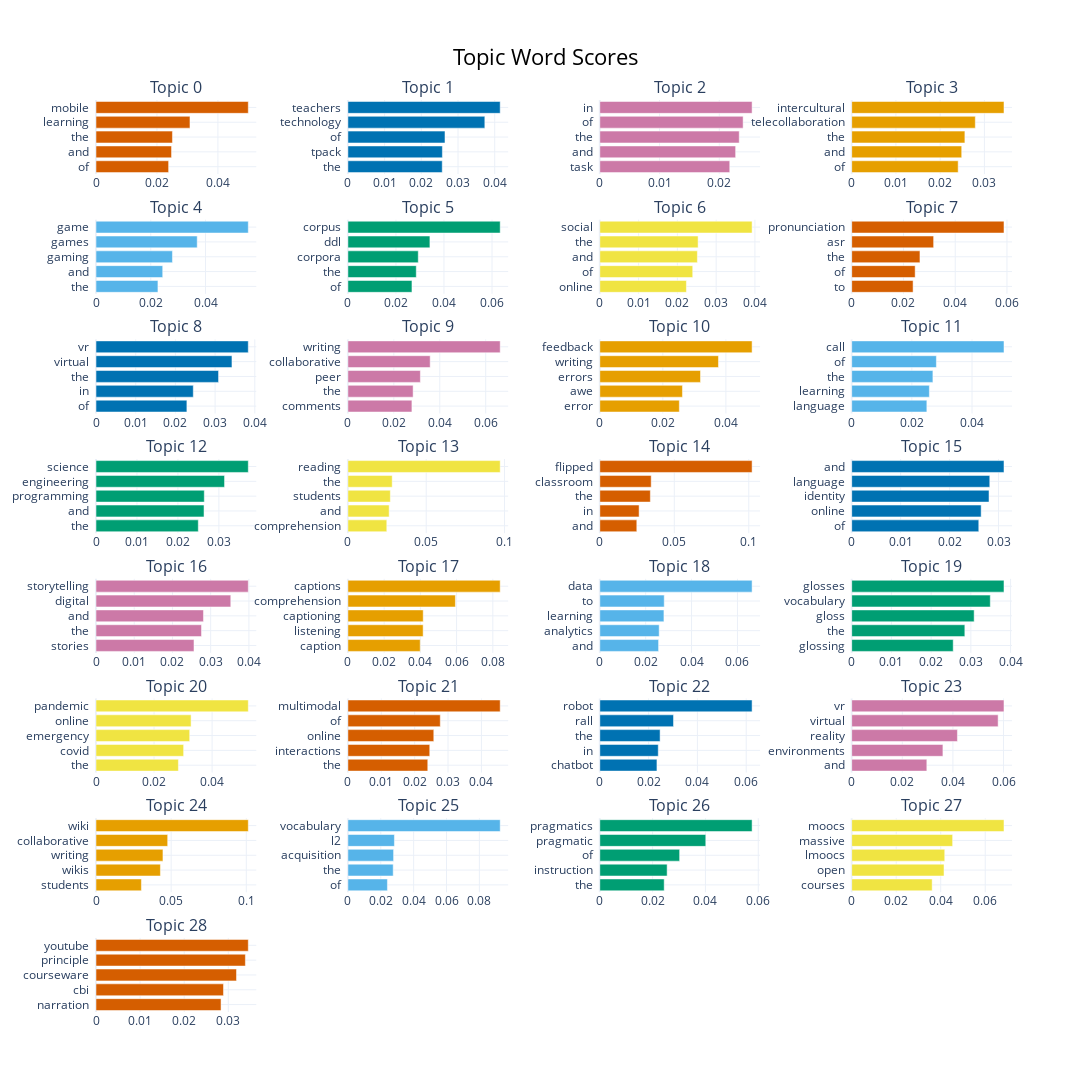

Write notebook code for a chart like this one.
### Code cell
topics_to_include = list(range(0, 29))
model.visualize_barchart(topics= topics_to_include, width=300)

### Figure 1 — Plotly figure (JSON) as saved in the notebook; plotly's stock layout.template omitted (floating-point values rounded to 4 significant figures)
{"data": [{"marker": {"color": "#D55E00"}, "orientation": "h", "type": "bar", "x": [0.02383, 0.02479, 0.02509, 0.03083, 0.04997], "xaxis": "x", "y": ["of  ", "and  ", "the  ", "learning  ", "mobile  "], "yaxis": "y"}, {"marker": {"color": "#0072B2"}, "orientation": "h", "type": "bar", "x": [0.0257, 0.02574, 0.02645, 0.0373, 0.04149], "xaxis": "x2", "y": ["the  ", "tpack  ", "of  ", "technology  ", "teachers  "], "yaxis": "y2"}, {"marker": {"color": "#CC79A7"}, "orientation": "h", "type": "bar", "x": [0.02176, 0.02274, 0.02334, 0.024, 0.0255], "xaxis": "x3", "y": ["task  ", "and  ", "the  ", "of  ", "in  "], "yaxis": "y3"}, {"marker": {"color": "#E69F00"}, "orientation": "h", "type": "bar", "x": [0.02407, 0.02487, 0.02559, 0.02795, 0.03443], "xaxis": "x4", "y": ["of  ", "and  ", "the  ", "telecollaboration  ", "intercultural  "], "yaxis": "y4"}, {"marker": {"color": "#56B4E9"}, "orientation": "h", "type": "bar", "x": [0.02262, 0.02437, 0.02792, 0.03697, 0.05562], "xaxis": "x5", "y": ["the  ", "and  ", "gaming  ", "games  ", "game  "], "yaxis": "y5"}, {"marker": {"color": "#009E73"}, "orientation": "h", "type": "bar", "x": [0.02667, 0.02846, 0.02929, 0.03414, 0.0634], "xaxis": "x6", "y": ["of  ", "the  ", "corpora  ", "ddl  ", "corpus  "], "yaxis": "y6"}, {"marker": {"color": "#F0E442"}, "orientation": "h", "type": "bar", "x": [0.02234, 0.02396, 0.02516, 0.02535, 0.03927], "xaxis": "x7", "y": ["online  ", "of  ", "and  ", "the  ", "social  "], "yaxis": "y7"}, {"marker": {"color": "#D55E00"}, "orientation": "h", "type": "bar", "x": [0.02372, 0.02452, 0.02638, 0.03166, 0.05884], "xaxis": "x8", "y": ["to  ", "of  ", "the  ", "asr  ", "pronunciation  "], "yaxis": "y8"}, {"marker": {"color": "#0072B2"}, "orientation": "h", "type": "bar", "x": [0.02289, 0.02451, 0.03087, 0.03425, 0.03836], "xaxis": "x9", "y": ["of  ", "in  ", "the  ", "virtual  ", "vr  "], "yaxis": "y9"}, {"marker": {"color": "#CC79A7"}, "orientation": "h", "type": "bar", "x": [0.02788, 0.02839, 0.03155, 0.03582, 0.06631], "xaxis": "x10", "y": ["comments  ", "the  ", "peer  ", "collaborative  ", "writing  "], "yaxis": "y10"}, {"marker": {"color": "#E69F00"}, "orientation": "h", "type": "bar", "x": [0.02523, 0.02622, 0.03194, 0.03765, 0.04831], "xaxis": "x11", "y": ["error  ", "awe  ", "errors  ", "writing  ", "feedback  "], "yaxis": "y11"}, {"marker": {"color": "#56B4E9"}, "orientation": "h", "type": "bar", "x": [0.02498, 0.02582, 0.02699, 0.02815, 0.05062], "xaxis": "x12", "y": ["language  ", "learning  ", "the  ", "of  ", "call  "], "yaxis": "y12"}, {"marker": {"color": "#009E73"}, "orientation": "h", "type": "bar", "x": [0.02497, 0.02637, 0.02644, 0.03138, 0.03718], "xaxis": "x13", "y": ["the  ", "and  ", "programming  ", "engineering  ", "science  "], "yaxis": "y13"}, {"marker": {"color": "#F0E442"}, "orientation": "h", "type": "bar", "x": [0.02483, 0.02634, 0.0271, 0.02829, 0.09724], "xaxis": "x14", "y": ["comprehension  ", "and  ", "students  ", "the  ", "reading  "], "yaxis": "y14"}, {"marker": {"color": "#D55E00"}, "orientation": "h", "type": "bar", "x": [0.02484, 0.02638, 0.03394, 0.0345, 0.1022], "xaxis": "x15", "y": ["and  ", "in  ", "the  ", "classroom  ", "flipped  "], "yaxis": "y15"}, {"marker": {"color": "#0072B2"}, "orientation": "h", "type": "bar", "x": [0.02596, 0.02645, 0.02805, 0.02821, 0.03111], "xaxis": "x16", "y": ["of  ", "online  ", "identity  ", "language  ", "and  "], "yaxis": "y16"}, {"marker": {"color": "#CC79A7"}, "orientation": "h", "type": "bar", "x": [0.02564, 0.0276, 0.02811, 0.03526, 0.03984], "xaxis": "x17", "y": ["stories  ", "the  ", "and  ", "digital  ", "storytelling  "], "yaxis": "y17"}, {"marker": {"color": "#E69F00"}, "orientation": "h", "type": "bar", "x": [0.03992, 0.04154, 0.04158, 0.05935, 0.08407], "xaxis": "x18", "y": ["caption  ", "listening  ", "captioning  ", "comprehension  ", "captions  "], "yaxis": "y18"}, {"marker": {"color": "#56B4E9"}, "orientation": "h", "type": "bar", "x": [0.02562, 0.02588, 0.02795, 0.02809, 0.06638], "xaxis": "x19", "y": ["and  ", "analytics  ", "learning  ", "to  ", "data  "], "yaxis": "y19"}, {"marker": {"color": "#009E73"}, "orientation": "h", "type": "bar", "x": [0.02556, 0.02848, 0.03083, 0.03489, 0.03834], "xaxis": "x20", "y": ["glossing  ", "the  ", "gloss  ", "vocabulary  ", "glosses  "], "yaxis": "y20"}, {"marker": {"color": "#F0E442"}, "orientation": "h", "type": "bar", "x": [0.02838, 0.03019, 0.03228, 0.03276, 0.05246], "xaxis": "x21", "y": ["the  ", "covid  ", "emergency  ", "online  ", "pandemic  "], "yaxis": "y21"}, {"marker": {"color": "#D55E00"}, "orientation": "h", "type": "bar", "x": [0.02393, 0.02452, 0.02573, 0.02768, 0.04562], "xaxis": "x22", "y": ["the  ", "interactions  ", "online  ", "of  ", "multimodal  "], "yaxis": "y22"}, {"marker": {"color": "#0072B2"}, "orientation": "h", "type": "bar", "x": [0.02342, 0.02396, 0.02471, 0.03021, 0.06241], "xaxis": "x23", "y": ["chatbot  ", "in  ", "the  ", "rall  ", "robot  "], "yaxis": "y23"}, {"marker": {"color": "#CC79A7"}, "orientation": "h", "type": "bar", "x": [0.02969, 0.03606, 0.04178, 0.05787, 0.06019], "xaxis": "x24", "y": ["and  ", "environments  ", "reality  ", "virtual  ", "vr  "], "yaxis": "y24"}, {"marker": {"color": "#E69F00"}, "orientation": "h", "type": "bar", "x": [0.03021, 0.04286, 0.04454, 0.04769, 0.1013], "xaxis": "x25", "y": ["students  ", "wikis  ", "writing  ", "collaborative  ", "wiki  "], "yaxis": "y25"}, {"marker": {"color": "#56B4E9"}, "orientation": "h", "type": "bar", "x": [0.02405, 0.02757, 0.0278, 0.0283, 0.09267], "xaxis": "x26", "y": ["of  ", "the  ", "acquisition  ", "l2  ", "vocabulary  "], "yaxis": "y26"}, {"marker": {"color": "#009E73"}, "orientation": "h", "type": "bar", "x": [0.02438, 0.0255, 0.03023, 0.04013, 0.05767], "xaxis": "x27", "y": ["the  ", "instruction  ", "of  ", "pragmatic  ", "pragmatics  "], "yaxis": "y27"}, {"marker": {"color": "#F0E442"}, "orientation": "h", "type": "bar", "x": [0.03616, 0.04149, 0.04181, 0.04536, 0.06843], "xaxis": "x28", "y": ["courses  ", "open  ", "lmoocs  ", "massive  ", "moocs  "], "yaxis": "y28"}, {"marker": {"color": "#D55E00"}, "orientation": "h", "type": "bar", "x": [0.02836, 0.02891, 0.03186, 0.03388, 0.03454], "xaxis": "x29", "y": ["narration  ", "cbi  ", "courseware  ", "principle  ", "youtube  "], "yaxis": "y29"}], "layout": {"annotations": [{"font": {"size": 16}, "showarrow": false, "text": "Topic 0", "x": 0.0875, "xanchor": "center", "xref": "paper", "y": 1, "yanchor": "bottom", "yref": "paper"}, {"font": {"size": 16}, "showarrow": false, "text": "Topic 1", "x": 0.3625, "xanchor": "center", "xref": "paper", "y": 1, "yanchor": "bottom", "yref": "paper"}, {"font": {"size": 16}, "showarrow": false, "text": "Topic 2", "x": 0.6375, "xanchor": "center", "xref": "paper", "y": 1, "yanchor": "bottom", "yref": "paper"}, {"font": {"size": 16}, "showarrow": false, "text": "Topic 3", "x": 0.9125, "xanchor": "center", "xref": "paper", "y": 1, "yanchor": "bottom", "yref": "paper"}, {"font": {"size": 16}, "showarrow": false, "text": "Topic 4", "x": 0.0875, "xanchor": "center", "xref": "paper", "y": 0.8687, "yanchor": "bottom", "yref": "paper"}, {"font": {"size": 16}, "showarrow": false, "text": "Topic 5", "x": 0.3625, "xanchor": "center", "xref": "paper", "y": 0.8687, "yanchor": "bottom", "yref": "paper"}, {"font": {"size": 16}, "showarrow": false, "text": "Topic 6", "x": 0.6375, "xanchor": "center", "xref": "paper", "y": 0.8687, "yanchor": "bottom", "yref": "paper"}, {"font": {"size": 16}, "showarrow": false, "text": "Topic 7", "x": 0.9125, "xanchor": "center", "xref": "paper", "y": 0.8687, "yanchor": "bottom", "yref": "paper"}, {"font": {"size": 16}, "showarrow": false, "text": "Topic 8", "x": 0.0875, "xanchor": "center", "xref": "paper", "y": 0.7375, "yanchor": "bottom", "yref": "paper"}, {"font": {"size": 16}, "showarrow": false, "text": "Topic 9", "x": 0.3625, "xanchor": "center", "xref": "paper", "y": 0.7375, "yanchor": "bottom", "yref": "paper"}, {"font": {"size": 16}, "showarrow": false, "text": "Topic 10", "x": 0.6375, "xanchor": "center", "xref": "paper", "y": 0.7375, "yanchor": "bottom", "yref": "paper"}, {"font": {"size": 16}, "showarrow": false, "text": "Topic 11", "x": 0.9125, "xanchor": "center", "xref": "paper", "y": 0.7375, "yanchor": "bottom", "yref": "paper"}, {"font": {"size": 16}, "showarrow": false, "text": "Topic 12", "x": 0.0875, "xanchor": "center", "xref": "paper", "y": 0.6062, "yanchor": "bottom", "yref": "paper"}, {"font": {"size": 16}, "showarrow": false, "text": "Topic 13", "x": 0.3625, "xanchor": "center", "xref": "paper", "y": 0.6062, "yanchor": "bottom", "yref": "paper"}, {"font": {"size": 16}, "showarrow": false, "text": "Topic 14", "x": 0.6375, "xanchor": "center", "xref": "paper", "y": 0.6062, "yanchor": "bottom", "yref": "paper"}, {"font": {"size": 16}, "showarrow": false, "text": "Topic 15", "x": 0.9125, "xanchor": "center", "xref": "paper", "y": 0.6062, "yanchor": "bottom", "yref": "paper"}, {"font": {"size": 16}, "showarrow": false, "text": "Topic 16", "x": 0.0875, "xanchor": "center", "xref": "paper", "y": 0.475, "yanchor": "bottom", "yref": "paper"}, {"font": {"size": 16}, "showarrow": false, "text": "Topic 17", "x": 0.3625, "xanchor": "center", "xref": "paper", "y": 0.475, "yanchor": "bottom", "yref": "paper"}, {"font": {"size": 16}, "showarrow": false, "text": "Topic 18", "x": 0.6375, "xanchor": "center", "xref": "paper", "y": 0.475, "yanchor": "bottom", "yref": "paper"}, {"font": {"size": 16}, "showarrow": false, "text": "Topic 19", "x": 0.9125, "xanchor": "center", "xref": "paper", "y": 0.475, "yanchor": "bottom", "yref": "paper"}, {"font": {"size": 16}, "showarrow": false, "text": "Topic 20", "x": 0.0875, "xanchor": "center", "xref": "paper", "y": 0.3437, "yanchor": "bottom", "yref": "paper"}, {"font": {"size": 16}, "showarrow": false, "text": "Topic 21", "x": 0.3625, "xanchor": "center", "xref": "paper", "y": 0.3437, "yanchor": "bottom", "yref": "paper"}, {"font": {"size": 16}, "showarrow": false, "text": "Topic 22", "x": 0.6375, "xanchor": "center", "xref": "paper", "y": 0.3437, "yanchor": "bottom", "yref": "paper"}, {"font": {"size": 16}, "showarrow": false, "text": "Topic 23", "x": 0.9125, "xanchor": "center", "xref": "paper", "y": 0.3437, "yanchor": "bottom", "yref": "paper"}, {"font": {"size": 16}, "showarrow": false, "text": "Topic 24", "x": 0.0875, "xanchor": "center", "xref": "paper", "y": 0.2125, "yanchor": "bottom", "yref": "paper"}, {"font": {"size": 16}, "showarrow": false, "text": "Topic 25", "x": 0.3625, "xanchor": "center", "xref": "paper", "y": 0.2125, "yanchor": "bottom", "yref": "paper"}, {"font": {"size": 16}, "showarrow": false, "text": "Topic 26", "x": 0.6375, "xanchor": "center", "xref": "paper", "y": 0.2125, "yanchor": "bottom", "yref": "paper"}, {"font": {"size": 16}, "showarrow": false, "text": "Topic 27", "x": 0.9125, "xanchor": "center", "xref": "paper", "y": 0.2125, "yanchor": "bottom", "yref": "paper"}, {"font": {"size": 16}, "showarrow": false, "text": "Topic 28", "x": 0.0875, "xanchor": "center", "xref": "paper", "y": 0.08125, "yanchor": "bottom", "yref": "paper"}], "height": 2000, "hoverlabel": {"bgcolor": "white", "font": {"family": "Rockwell", "size": 16}}, "showlegend": false, "title": {"font": {"color": "Black", "size": 22}, "text": "Topic Word Scores", "x": 0.5, "xanchor": "center", "yanchor": "top"}, "width": 1200, "xaxis": {"anchor": "y", "domain": [0, 0.175], "showgrid": true}, "xaxis10": {"anchor": "y10", "domain": [0.275, 0.45], "showgrid": true}, "xaxis11": {"anchor": "y11", "domain": [0.55, 0.725], "showgrid": true}, "xaxis12": {"anchor": "y12", "domain": [0.825, 1], "showgrid": true}, "xaxis13": {"anchor": "y13", "domain": [0, 0.175], "showgrid": true}, "xaxis14": {"anchor": "y14", "domain": [0.275, 0.45], "showgrid": true}, "xaxis15": {"anchor": "y15", "domain": [0.55, 0.725], "showgrid": true}, "xaxis16": {"anchor": "y16", "domain": [0.825, 1], "showgrid": true}, "xaxis17": {"anchor": "y17", "domain": [0, 0.175], "showgrid": true}, "xaxis18": {"anchor": "y18", "domain": [0.275, 0.45], "showgrid": true}, "xaxis19": {"anchor": "y19", "domain": [0.55, 0.725], "showgrid": true}, "xaxis2": {"anchor": "y2", "domain": [0.275, 0.45], "showgrid": true}, "xaxis20": {"anchor": "y20", "domain": [0.825, 1], "showgrid": true}, "xaxis21": {"anchor": "y21", "domain": [0, 0.175], "showgrid": true}, "xaxis22": {"anchor": "y22", "domain": [0.275, 0.45], "showgrid": true}, "xaxis23": {"anchor": "y23", "domain": [0.55, 0.725], "showgrid": true}, "xaxis24": {"anchor": "y24", "domain": [0.825, 1], "showgrid": true}, "xaxis25": {"anchor": "y25", "domain": [0, 0.175], "showgrid": true}, "xaxis26": {"anchor": "y26", "domain": [0.275, 0.45], "showgrid": true}, "xaxis27": {"anchor": "y27", "domain": [0.55, 0.725], "showgrid": true}, "xaxis28": {"anchor": "y28", "domain": [0.825, 1], "showgrid": true}, "xaxis29": {"anchor": "y29", "domain": [0, 0.175], "showgrid": true}, "xaxis3": {"anchor": "y3", "domain": [0.55, 0.725], "showgrid": true}, "xaxis30": {"anchor": "y30", "domain": [0.275, 0.45], "showgrid": true}, "xaxis31": {"anchor": "y31", "domain": [0.55, 0.725], "showgrid": true}, "xaxis32": {"anchor": "y32", "domain": [0.825, 1], "showgrid": true}, "xaxis4": {"anchor": "y4", "domain": [0.825, 1], "showgrid": true}, "xaxis5": {"anchor": "y5", "domain": [0, 0.175], "showgrid": true}, "xaxis6": {"anchor": "y6", "domain": [0.275, 0.45], "showgrid": true}, "xaxis7": {"anchor": "y7", "domain": [0.55, 0.725], "showgrid": true}, "xaxis8": {"anchor": "y8", "domain": [0.825, 1], "showgrid": true}, "xaxis9": {"anchor": "y9", "domain": [0, 0.175], "showgrid": true}, "yaxis": {"anchor": "x", "domain": [0.9187, 1], "showgrid": true}, "yaxis10": {"anchor": "x10", "domain": [0.6562, 0.7375], "showgrid": true}, "yaxis11": {"anchor": "x11", "domain": [0.6562, 0.7375], "showgrid": true}, "yaxis12": {"anchor": "x12", "domain": [0.6562, 0.7375], "showgrid": true}, "yaxis13": {"anchor": "x13", "domain": [0.525, 0.6062], "showgrid": true}, "yaxis14": {"anchor": "x14", "domain": [0.525, 0.6062], "showgrid": true}, "yaxis15": {"anchor": "x15", "domain": [0.525, 0.6062], "showgrid": true}, "yaxis16": {"anchor": "x16", "domain": [0.525, 0.6062], "showgrid": true}, "yaxis17": {"anchor": "x17", "domain": [0.3937, 0.475], "showgrid": true}, "yaxis18": {"anchor": "x18", "domain": [0.3937, 0.475], "showgrid": true}, "yaxis19": {"anchor": "x19", "domain": [0.3937, 0.475], "showgrid": true}, "yaxis2": {"anchor": "x2", "domain": [0.9187, 1], "showgrid": true}, "yaxis20": {"anchor": "x20", "domain": [0.3937, 0.475], "showgrid": true}, "yaxis21": {"anchor": "x21", "domain": [0.2625, 0.3437], "showgrid": true}, "yaxis22": {"anchor": "x22", "domain": [0.2625, 0.3437], "showgrid": true}, "yaxis23": {"anchor": "x23", "domain": [0.2625, 0.3437], "showgrid": true}, "yaxis24": {"anchor": "x24", "domain": [0.2625, 0.3437], "showgrid": true}, "yaxis25": {"anchor": "x25", "domain": [0.1312, 0.2125], "showgrid": true}, "yaxis26": {"anchor": "x26", "domain": [0.1312, 0.2125], "showgrid": true}, "yaxis27": {"anchor": "x27", "domain": [0.1312, 0.2125], "showgrid": true}, "yaxis28": {"anchor": "x28", "domain": [0.1312, 0.2125], "showgrid": true}, "yaxis29": {"anchor": "x29", "domain": [0, 0.08125], "showgrid": true}, "yaxis3": {"anchor": "x3", "domain": [0.9187, 1], "showgrid": true}, "yaxis30": {"anchor": "x30", "domain": [0, 0.08125], "showgrid": true}, "yaxis31": {"anchor": "x31", "domain": [0, 0.08125], "showgrid": true}, "yaxis32": {"anchor": "x32", "domain": [0, 0.08125], "showgrid": true}, "yaxis4": {"anchor": "x4", "domain": [0.9187, 1], "showgrid": true}, "yaxis5": {"anchor": "x5", "domain": [0.7875, 0.8687], "showgrid": true}, "yaxis6": {"anchor": "x6", "domain": [0.7875, 0.8687], "showgrid": true}, "yaxis7": {"anchor": "x7", "domain": [0.7875, 0.8687], "showgrid": true}, "yaxis8": {"anchor": "x8", "domain": [0.7875, 0.8687], "showgrid": true}, "yaxis9": {"anchor": "x9", "domain": [0.6562, 0.7375], "showgrid": true}}}
